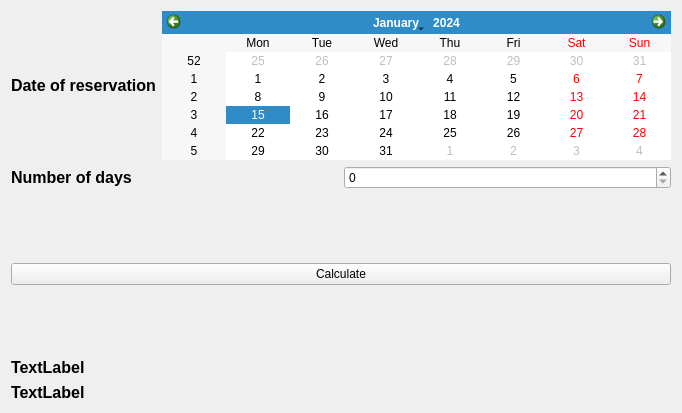
<?xml version="1.0" encoding="UTF-8"?>
<ui version="4.0">
 <class>Form</class>
 <widget class="QWidget" name="Form">
  <property name="geometry">
   <rect>
    <x>0</x>
    <y>0</y>
    <width>682</width>
    <height>413</height>
   </rect>
  </property>
  <property name="windowTitle">
   <string>Form</string>
  </property>
  <layout class="QVBoxLayout" name="verticalLayout">
   <item>
    <layout class="QHBoxLayout" name="horizontalLayout">
     <item>
      <widget class="QLabel" name="label">
       <property name="font">
        <font>
         <pointsize>12</pointsize>
         <bold>true</bold>
        </font>
       </property>
       <property name="text">
        <string>Date of reservation</string>
       </property>
      </widget>
     </item>
     <item>
      <widget class="QCalendarWidget" name="calendarWidget"/>
     </item>
    </layout>
   </item>
   <item>
    <layout class="QHBoxLayout" name="horizontalLayout_2">
     <item>
      <widget class="QLabel" name="label_2">
       <property name="font">
        <font>
         <pointsize>12</pointsize>
         <bold>true</bold>
        </font>
       </property>
       <property name="text">
        <string>Number of days</string>
       </property>
      </widget>
     </item>
     <item>
      <widget class="QSpinBox" name="spinBox"/>
     </item>
    </layout>
   </item>
   <item>
    <spacer name="verticalSpacer">
     <property name="orientation">
      <enum>Qt::Vertical</enum>
     </property>
     <property name="sizeHint" stdset="0">
      <size>
       <width>20</width>
       <height>40</height>
      </size>
     </property>
    </spacer>
   </item>
   <item>
    <widget class="QPushButton" name="pushButton">
     <property name="text">
      <string>Calculate</string>
     </property>
    </widget>
   </item>
   <item>
    <spacer name="verticalSpacer_2">
     <property name="orientation">
      <enum>Qt::Vertical</enum>
     </property>
     <property name="sizeHint" stdset="0">
      <size>
       <width>20</width>
       <height>40</height>
      </size>
     </property>
    </spacer>
   </item>
   <item>
    <widget class="QLabel" name="label_reservation">
     <property name="font">
      <font>
       <pointsize>12</pointsize>
       <bold>true</bold>
      </font>
     </property>
     <property name="text">
      <string>TextLabel</string>
     </property>
    </widget>
   </item>
   <item>
    <widget class="QLabel" name="label_relust">
     <property name="font">
      <font>
       <pointsize>12</pointsize>
       <bold>true</bold>
      </font>
     </property>
     <property name="text">
      <string>TextLabel</string>
     </property>
    </widget>
   </item>
  </layout>
 </widget>
 <resources/>
 <connections/>
</ui>
